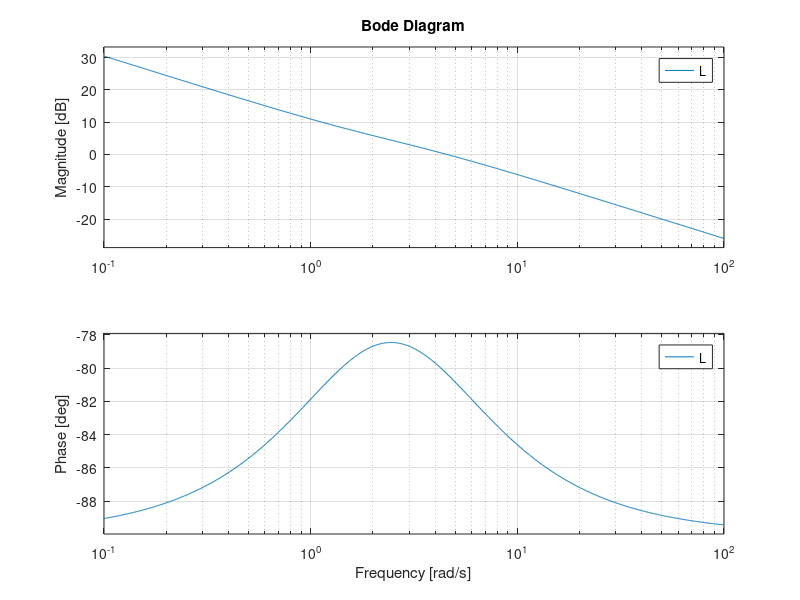
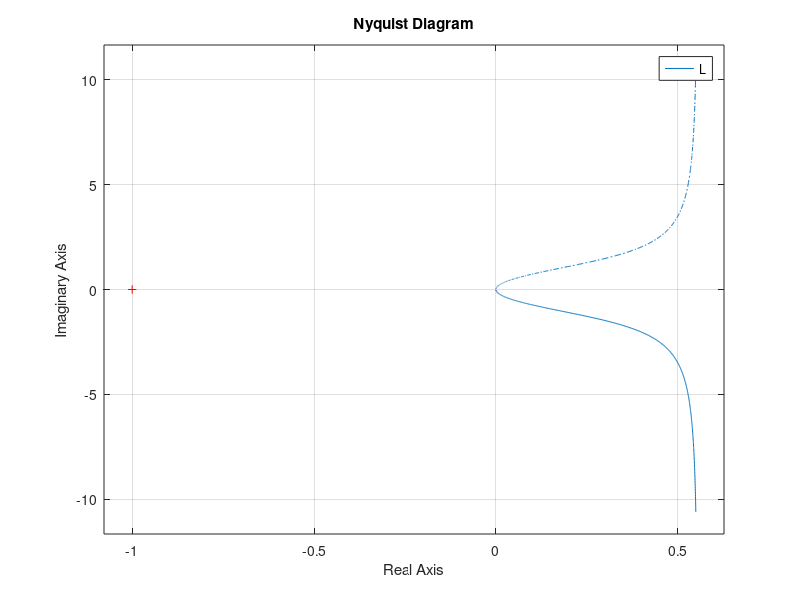
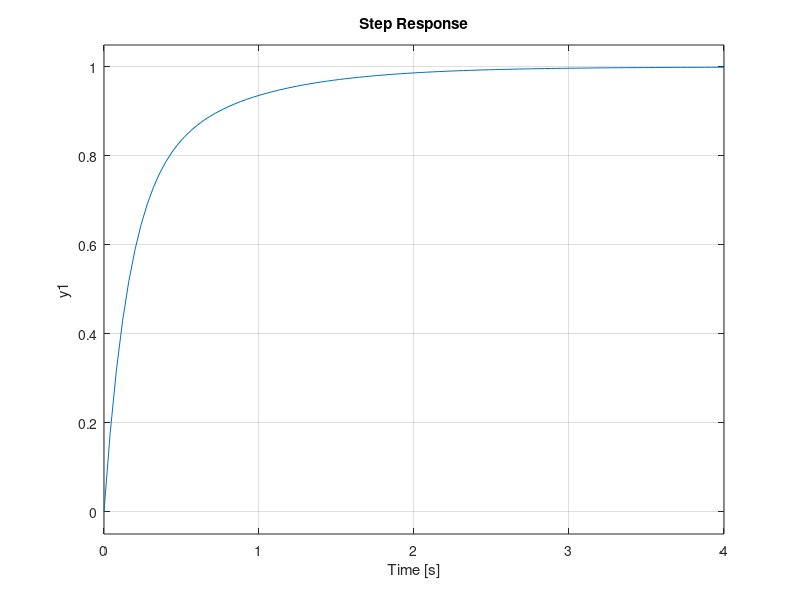
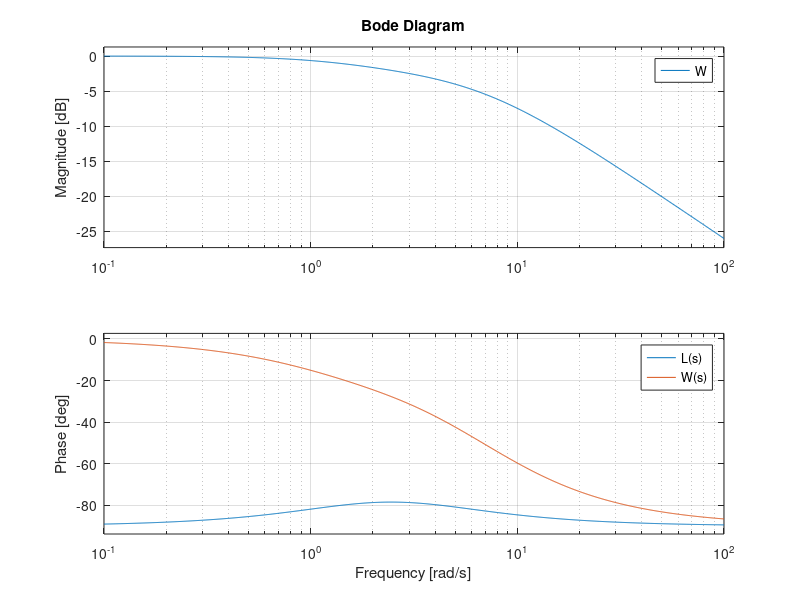

MATLAB code for these plots, in order:
clear all; close all; clc;

s=tf('s');

L=5/(s)*(s+2)/(s+3)

figure(1)
bode(L)
grid on

figure(2)
nyquist(L)

figure(3)
W=feedback(L,1)
roots([1 8 10])
step(W)

figure(4)
bode(L)
hold on
bode(W)
legend('L(s)','W(s)')
